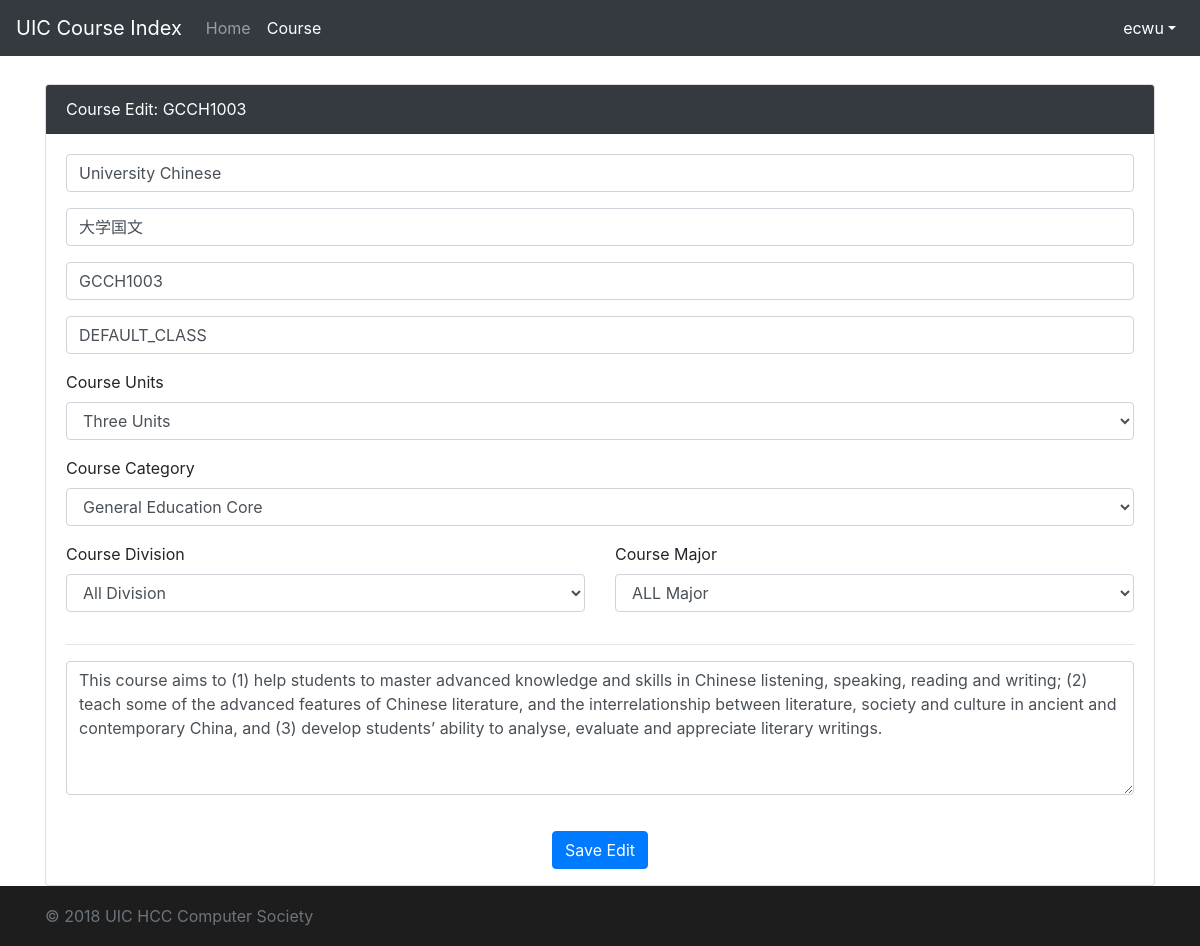
/course/edit/11/ (signed in), run on the app's committed database.
### course/models.py (models this page shows, shortened)
class Course(models.Model):
    UIC_DIVISION = (('DST', 'Division of Science and Technology'),
                    ('DBM', 'Division of Business and Management'),
                    ('DHSS', 'Division of Humanities and Social Sciences'),
                    ('DCC', 'Division of Culture and Creativity'),
                    ('ALL', 'All Division'))
    UIC_MAJOR = (
        ('DST', (
            ('FST', 'Food Science and Technology'),
            ('ENVS', 'Environmental Science'),
            ('APSY', 'Applied Psychology'),
            ('STAT', 'Statistics'),
            ('FM', 'Financial Mathematics'),
            ('CST', 'Computer Science and Technology'),
            ('DS', 'Data Science'),
            ('ALLDST', 'All DST Major')
        )),
        ('DBM', (
            ('ACCT', 'Accounting'),
            ('FIN', 'Finance'),
            ('AE', 'Applied Economics'),
            ('EBIS', 'e-Business Management and Information Systems'),
            ('MHR', 'Management of Human Resources'),
            ('MKT', 'Marketing Management'),
            ('EPIN', 'Entrepreneurship and Innovation'),
            ('ALLDBM', 'All DBM Major')
        )),
        ('DCC', (
            ('CCM', 'Culture, Creativity and Management'),
            ('CTV', 'Cinema and Television'),
            ('MAD', 'Media Arts and Design'),
            ('ALLDCC', 'All DCC Major')
        )),
        ('DHSS', (
            ('GIR', 'Government and International Relations'),
            ('SWSA', 'Social Work and Social Administration'),
            ('IJ', 'International Journalism'),
            ('PRA', 'Public Relations and Advertising'),
            ('ATS', 'Applied Translation Studies '),
            ('ELLS', 'English Language and Literature Studies'),
            ('ALLDHSS', 'All DHSS Major')
        )),
        ('ALL', 'ALL Major')
    )
    UIC_COURSE_CATEGORY = (
        ('BBAC', 'BBA (Hons) Core'),
        ('MR', 'Major Required'),
        ('ME', 'Major Elective'),
        ('GEC', 'General Education Core'),
        ('GED', 'General Education Distribution'),
        ('WPEX', 'Whole Person Education Experiential Learning Modules'),
        ('FE', 'Free Elective')
    )
    UIC_COURSE_UNITS = (
        (3, 'Three Units'),
        (1, 'One Unit')
    )
    course_name_en = models.CharField(max_length=128, null=True)
    course_name_cn = models.CharField(max_length=128, null=True)
    course_code = models.CharField(max_length=32, default='EMPY1003')
    course_units = models.IntegerField(default=3, choices=UIC_COURSE_UNITS)
    course_class = models.CharField(max_length=32, default='DEFAULT_CLASS')
    course_major = models.CharField(max_length=32, default='ALL', choices=UIC_MAJOR)
    course_division = models.CharField(max_length=32, default='ALL', choices=UIC_DIVISION)
    course_category = models.CharField(max_length=32, default='FE', choices=UIC_COURSE_CATEGORY)
    course_descriptions = models.TextField(null=True, default='To be added')
    course_pre_request = models.ForeignKey('self', blank=True, null=True, on_delete=models.DO_NOTHING)
    up_vote = models.IntegerField(default=0)
    down_vote = models.IntegerField(default=0)
    pub_date = models.DateTimeField(auto_now_add=True)
    update_time = models.DateTimeField(auto_now=True)
    view_times = models.IntegerField(default=0)
    is_display_score= models.BooleanField(default=True)

### course/views.py (the view)
# urls.py: path('course/edit/<int:course_id>/', views.course_edit, name='course_detail_edit'),
def course_edit(request, course_id):
    if not request.user.is_authenticated:
        messages.add_message(request, messages.ERROR, 'No permission.')
        return redirect('/')
    else:
        if str(course_id) == '0':
            return render(request, 'course/detail_edit.html')
        else:
            course_solo = models.Course.objects.get(pk=course_id)
            return render(request, 'course/detail_edit.html', {'coursedata': course_solo})

### course/templates/course/detail_edit.html (shortened to what this page needs)
<!doctype html>
<html lang="en">
<head>
    <link href="https://cdn.bootcss.com/bootstrap/4.0.0/css/bootstrap.min.css" rel="stylesheet">
    {% load static %}
    <link href="{% static "course/css/login_page.css" %}" rel="stylesheet">
</head>
<body>
<header>
    <nav class="navbar navbar-expand-md navbar-dark fixed-top bg-dark">
        <a class="navbar-brand" href="{% url 'home_page' %}">UIC Course Index</a>
        <div class="collapse navbar-collapse" id="navbarCollapse">
            <ul class="navbar-nav mr-auto">
                <li class="nav-item">
                    <a class="nav-link" href="{% url 'home_page' %}">Home</a>
                </li>
                <li class="nav-item active">
                    <a class="nav-link" href="{% url 'course_list' %}">Course <span class="sr-only">(current)</span></a>
                </li>
            </ul>
            <ul class="navbar-nav ml-auto">
                <li class="nav-item dropdown show">
                    <a class="nav-link dropdown-toggle" href="#" id="dropdown01" data-toggle="dropdown"
                       aria-haspopup="true" aria-expanded="true">{{ user.username }}</a>
                </li>
            </ul>
        </div>
    </nav>
</header>
<main role="main" class="container">
    <br>
    <div class="card">
        <div class="card-header text-white bg-dark">Course Edit: {{ coursedata.course_code | upper }}</div>
        <form action="{% url 'course_edit_submit' %}" method="post">
            <div class="card-body ">
                <div class="form-group">
                    <input type="text" class="form-control" value="{{ coursedata.course_name_en }}" name="cne"
                           placeholder="Course English Name">
                </div>
                <div class="form-group">
                    <input type="text" class="form-control" value="{{ coursedata.course_name_cn }}" name="cnc"
                           placeholder="Course Chinese Name">
                </div>
                <div class="form-group">
                    <input type="text" class="form-control" value="{{ coursedata.course_code | upper }}"
                           name="cc" placeholder="Course Code">
                </div>
                <div class="form-group">
                    <input type="text" class="form-control"
                           value="{{ coursedata.course_class | upper }}" name="cclass"
                           placeholder="Course Class">
                </div>
                <div class="form-group">
                    <label for="id_course_units">Course Units</label>
                    {% if coursedata.course_units == 3 %}
                        <select class="form-control" name="cu" id="id_course_units">
                            <option value="3" selected>Three Units</option>
                        </select>
                    {% else %}
                        <select class="form-control" name="cu" id="id_course_units">
                            <option value="3">Three Units</option>
                            <option value="1" selected>One Unit</option>
                        </select>
                    {% endif %}
                </div>
                <div class="form-group">
                    <label for="id_course_category">Course Category</label>
                    <select class="form-control" name="course_category" id="id_course_category">
                        <option value="GEC">General Education Core</option>
                    </select>
                </div>
                <div class="row">
                    <div class="col">
                        <div class="form-group">
                            <label for="id_course_division">Course Division</label>
                            <select class="form-control" name="course_division" id="id_course_division">
                                <option value="ALL" selected>All Division</option>
                            </select>
                        </div>
                    </div>
                    <div class="col">
                        <div class="form-group">
                            <label for="id_course_major">Course Major</label>
                            <select class="form-control" name="course_major" id="id_course_major">
                                <option value="ALL" selected>ALL Major</option>
                            </select>
                        </div>
                    </div>
                </div>
                <hr>
                <div class="form-group">
                    <textarea class="form-control" rows="5" name="cd">{{ coursedata.course_descriptions }}</textarea>
                </div>
            </div>
            <div class="form-group text-center">
                <input type="submit" class="btn btn-primary" value="Save Edit">
            </div>
        </form>
    </div>
</main>
<footer class="footer">
    <div class="container">
        <span class="text-muted">&copy; 2018 UIC HCC Computer Society</span>
    </div>
</footer>
{% load static %}
</body>
</html>

### course/static/course/css/login_page.css (style rules this page uses)
html { position: relative; min-height: 100%; }
body { margin-bottom: 60px; font-family: -apple-system, BlinkMacSystemFont, "Segoe UI", "Droid Sans", "Helvetica Neue", "PingFang SC", "Hiragino Sans GB", "Droid Sans Fallback", "Microsoft YaHei", sans-serif; }
.footer { position: absolute; bottom: 0; width: 100%; height: 60px; line-height: 60px; background-color: #1d1d1d; }
body > .container { padding: 60px 15px 0; }
.footer > .container { padding-right: 15px; padding-left: 15px; }

### data on the page
Course: course_code "GCCH1003", cne "University Chinese", cnc "大学国文", cc "GCCH1003", cclass "DEFAULT_CLASS", cd "This course aims to (1) help students to master advanced knowledge and skills in Chinese listening, speaking, reading and writing; (2) teach some of the advanced features of Chinese literature, and the interrelationship between literature, society and culture in ancient and contemporary China, and (3) develop students’ ability to analyse, evaluate and appreciate literary writings."

### other printed values
{{ user.username }} "ecwu"
